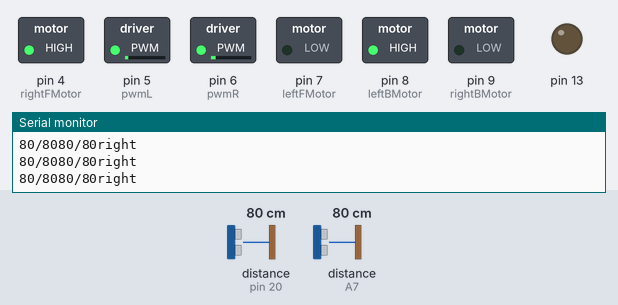
A sketch run on a simulated Arduino Nano, built with avr-gcc and run on an emulated ATmega328P. Shown: switched loads named in the sketch (green lamp = pin HIGH), output pins drawn as LEDs (lit = HIGH), the last lines printed to the serial monitor. Inputs (shaded band) come from the test bench; at power-on: distance to the obstacle (sensors on pin 20, A7) 80 cm.

Above: at 1.2 s.
1.3 s: distance to the obstacle (sensor on pin 20) set to 120 cm
4.3 s: distance to the obstacle (sensor on A7) set to 2 cm
6.1 s: distance to the obstacle (sensor on pin 20) set to 6 cm
7.6 s: distance to the obstacle (sensor on pin 20) set to 3 cm
At 8.8 s:
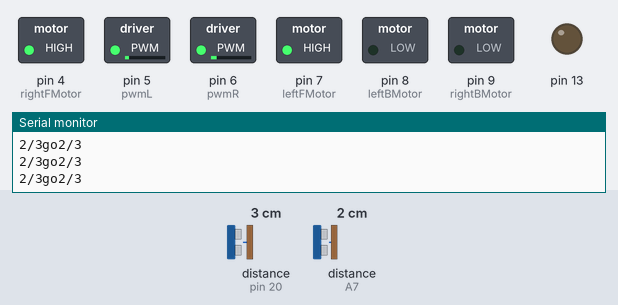
9.1 s: distance to the obstacle (sensor on A7) set to 6 cm
At 10.4 s:
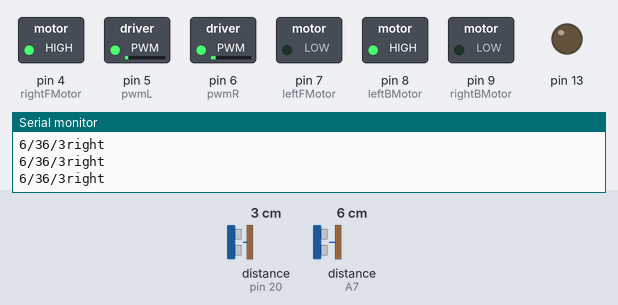
Timing chart, 0 to 12.1 s (numbered marks = the images above; inputs shaded):
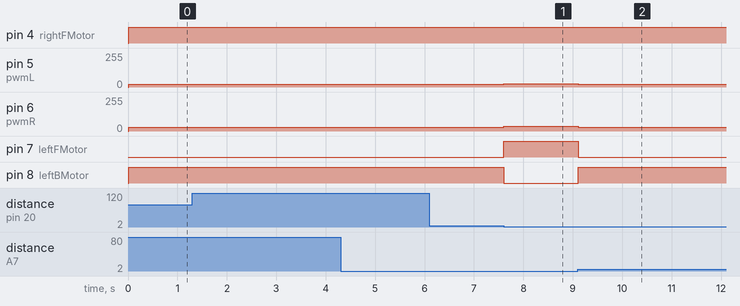

The sketch:

6can.ino
```cpp
#include <HCSR04.h>

UltraSonicDistanceSensor gripperSensor(16, A7);
UltraSonicDistanceSensor rightSensor(15, 21);
UltraSonicDistanceSensor leftSensor(14, 20);

//int rightMotor[2] = {4, 9};
int rightFMotor = 4;
int rightBMotor = 9;
//int leftMotor[2] = {7, 8};
int leftFMotor = 7;
int leftBMotor = 8;
int pwmpin[2] = {6, 5};
int pwmR = 6;
int pwmL = 5;
int i = 0;
int rightS = 0;
int leftS = 0;
int gripperS = 0;
int r = 0;
int l = 0;


void setup() {
 // pinMode(rightMotor[r], OUTPUT);
 // pinMode(leftMotor[l], OUTPUT);
 // pinMode(pwmpin[i], OUTPUT);
 pinMode(rightFMotor, OUTPUT);
 pinMode(rightBMotor, OUTPUT);
 pinMode(leftFMotor, OUTPUT);
 pinMode(leftBMotor, OUTPUT);
 pinMode(13, OUTPUT);
 pinMode(pwmR, OUTPUT);
 pinMode(pwmL, OUTPUT);
  Serial.begin(9600);

}
//128
void loop() {
  rightS = rightSensor.measureDistanceCm();
  leftS = leftSensor.measureDistanceCm();
//  gripperS = gripperSensor.measureDistanceInch();
  if(rightS < 5 || rightS > 396){
    if(leftS < 5 || leftS > 396){
    digitalWrite(rightFMotor, HIGH);
    digitalWrite(leftFMotor, HIGH);
    digitalWrite(rightBMotor, LOW);
    digitalWrite(leftBMotor, LOW);
    analogWrite(pwmR, 35);
    analogWrite(pwmL, 25);//140%
    Serial.print("go");
    Serial.print(rightS);
    Serial.print("/");
    Serial.println(leftS);
  }
  }
  /*
  if(rightS > 5 && rightS < 330){
    if(leftS > 5 && leftS < 330){
   // r = 0;
   // l = 1;
    digitalWrite(rightFMotor, HIGH);
    digitalWrite(leftFMotor, LOW);
    digitalWrite(rightBMotor, LOW);
    digitalWrite(leftBMotor, HIGH);
    analogWrite(pwmR, 25);
    analogWrite(pwmL, 35);
    Serial.println("right");
    Serial.print(rightS);
    Serial.print("/");
    Serial.print(leftS);
  }
  }
  */
  else{
   // r = 0;
   // l = 1;
    digitalWrite(rightFMotor, HIGH);
    digitalWrite(leftFMotor, LOW);
    digitalWrite(rightBMotor, LOW);
    digitalWrite(leftBMotor, HIGH);
    analogWrite(pwmR, 28);
    analogWrite(pwmL, 20);
    Serial.println("right");
    Serial.print(rightS);
    Serial.print("/");
    Serial.print(leftS);
  }
  Serial.print(rightS);
    Serial.print("/");
    Serial.print(leftS);
  //  digitalWrite(rightMotor[r], HIGH);
   // digitalWrite(leftMotor[l], HIGH);

}
```

Measured:
- the behaviour switches between 5 and 4 cm on distance to the obstacle (sensor on pin 20) (found by bisection; images 0 and 1)
- the behaviour switches between 4 and 5 cm on distance to the obstacle (sensor on A7) (found by bisection; images 1 and 2)
- after the input at 7.6 s, pin 5 (pwmL): 20/255 → 25/255 at once; pin 6 (pwmR): 28/255 → 35/255 at once; pin 7 (leftFMotor): LOW → HIGH at once; pin 8 (leftBMotor): HIGH → LOW at once
- after the input at 9.1 s, pin 5 (pwmL): 25/255 → 20/255 at once; pin 6 (pwmR): 35/255 → 28/255 at once; pin 7 (leftFMotor): HIGH → LOW at once; pin 8 (leftBMotor): LOW → HIGH at once
